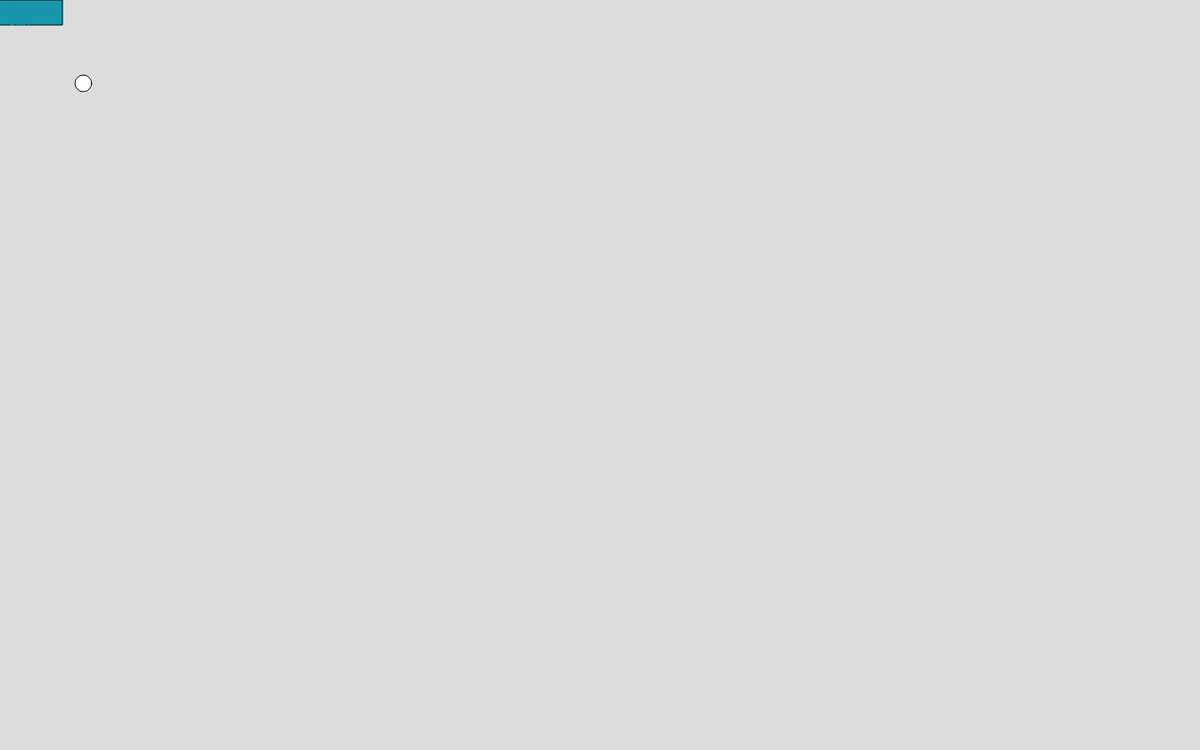
Frame 1 (no input)
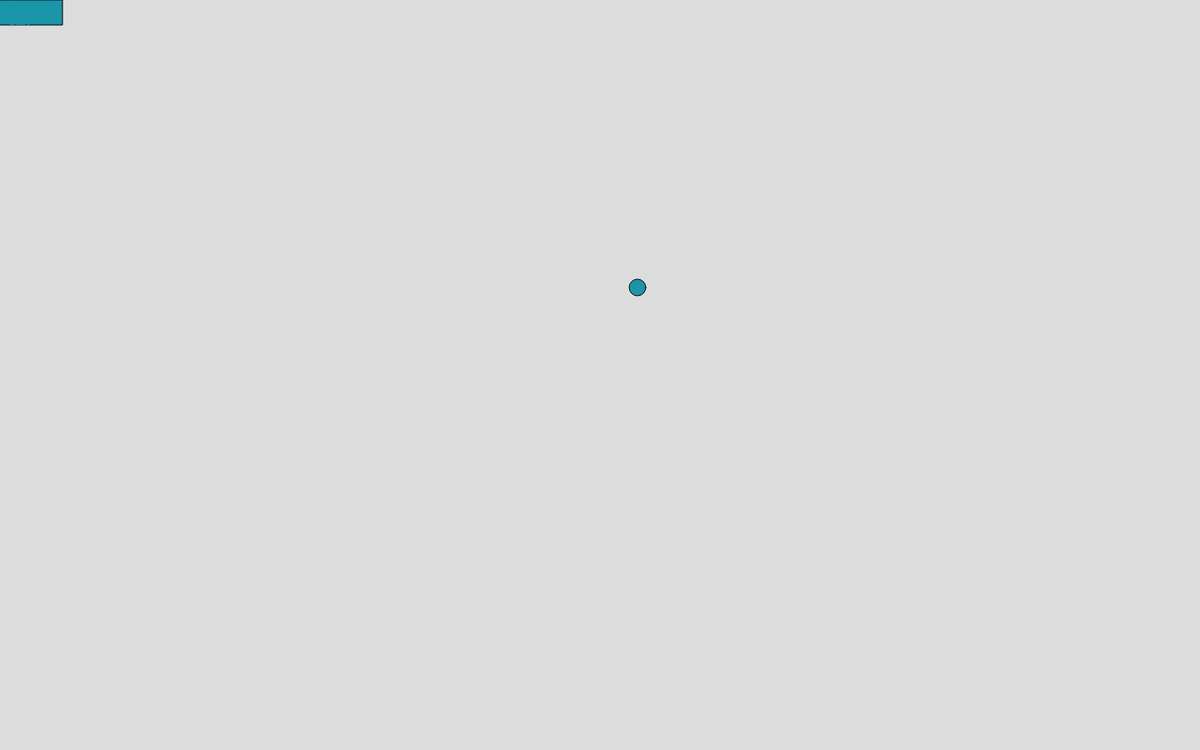
Frame 60 (no input)
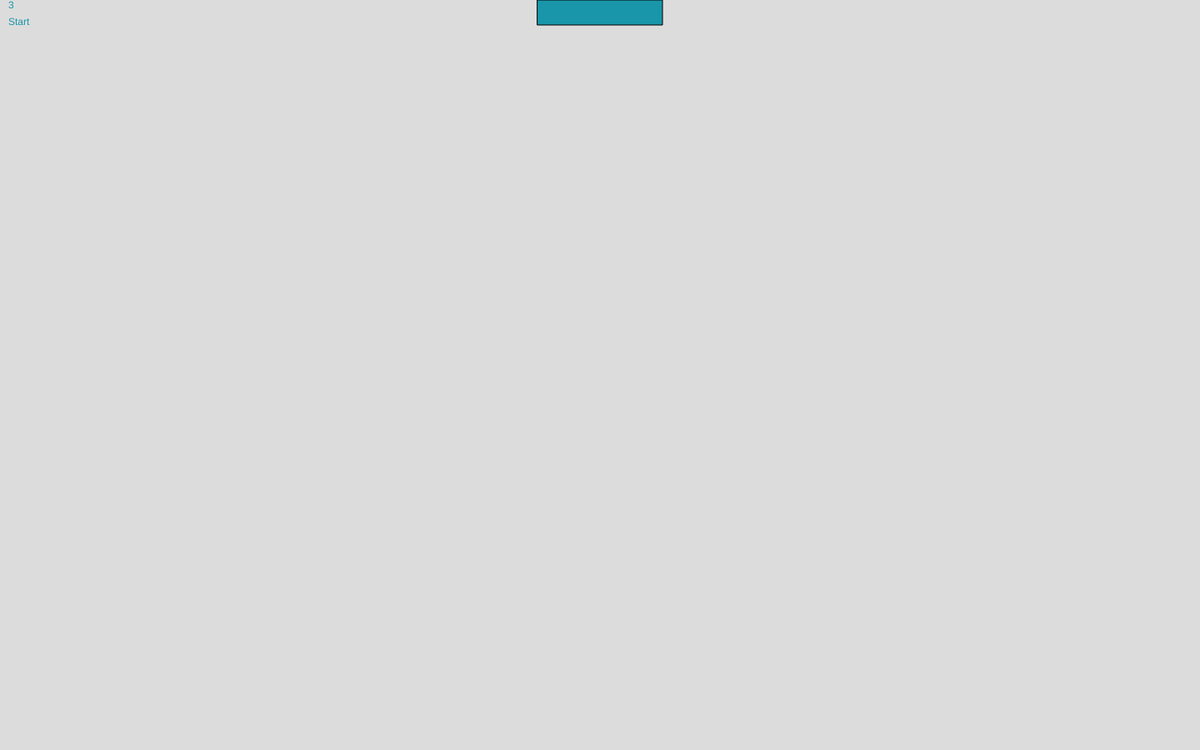
Frame 120 (the mouse pressed at the canvas centre since frame 60)

The p5.js sketch that drew these frames (run headless with seeded random() and noise() and a simulated clock; from frame 60 on, the mouse is pressed at the canvas centre):

// p5.js sketch
// ── sketch.js
let ball_x = 100;
let ball_y = 100;

let directionX = 5;
let directionY = 5;

let speed = 7; //constant (but more fun to change)

let score;
let promptText = "Try To Win";

let paddle_width = 150; //constant
let paddle_height = 30; //constant

function setup() {
  createCanvas(1440, 900);
  rectMode(CENTER);
  resetGame("Start");
}

function resetGame(input){
  score = 0;
  promptText = input;
}

function draw() {
  background(220);
  ballBounce();

  paddle();
  text(score,10,10);
  if (score >=5) {
    resetGame("Win")
  }
  text(promptText, 10,30);
 
}



function paddle() {
  //bounce off paddle
  if (ball_y < paddle_height &&
    ball_x > mouseX - paddle_width / 2 &&
    ball_x < mouseX + paddle_width / 2) {
    directionY = -directionY
    score++;
  }

  //draw paddle
  fill(25,150,170);
  rect(mouseX, paddle_height / 2, paddle_width, paddle_height);
}

function ballBounce() {

  ellipse(ball_x, ball_y, 20, 20);
  ball_x += directionX * speed ;
  ball_y += directionY * speed;

  //bounce off walls
  if (ball_x >= width || ball_x <= 0) {
    directionX = -directionX
  }
  if (ball_y >= height || ball_y <= 0) {
    directionY = -directionY
  }
}
